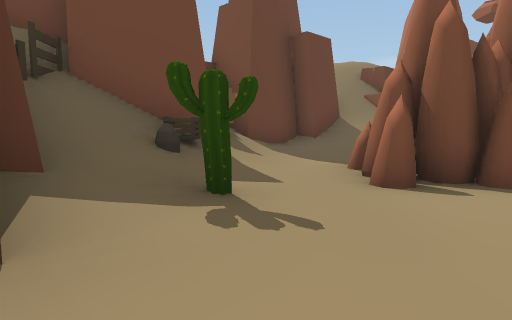
[1] (above)

23 first-person views from a walk through a 3-D level made in the Unity game engine. The camera is 1.2 m above the floor, tilts 6° down and sees 75° across. The floor is counted in squares, 2 m on a side. Each view is taken from the middle of a square. On the plan, view 1 faces up. The plan holds only what a view shows up to about 10 squares ahead; the rest is blank. The place goes on beyond the plan. The player character is not drawn.

[2]
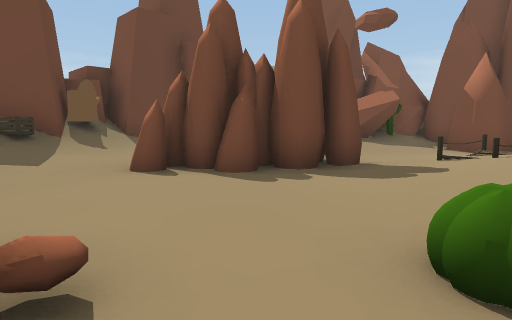

[3]
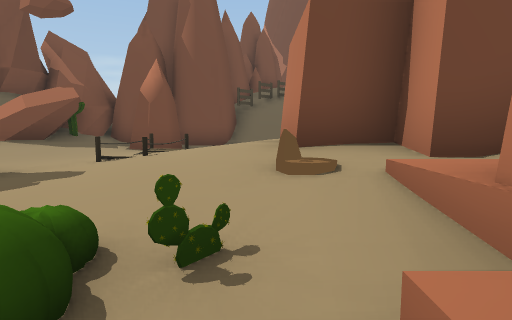

[4]
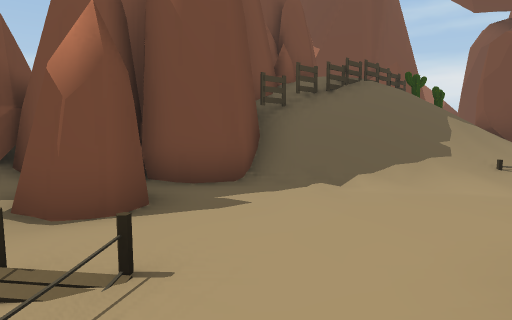

[5]
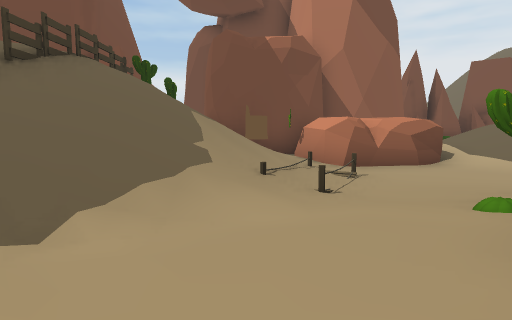

[6]
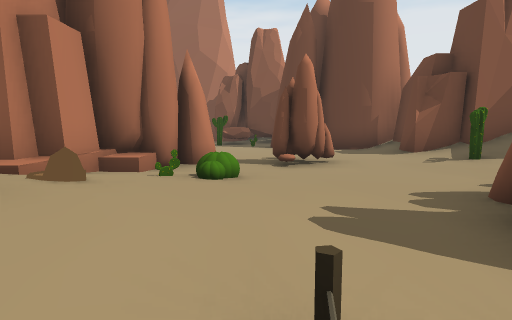

[7]
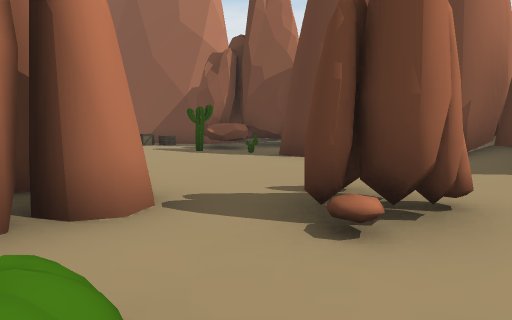

[8]
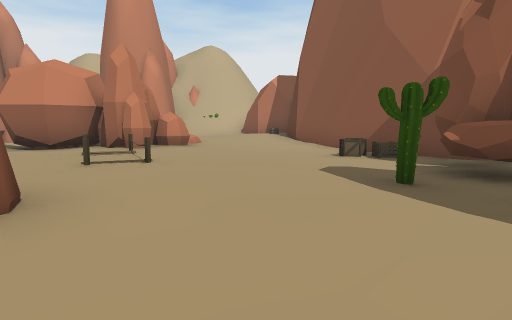

[9]
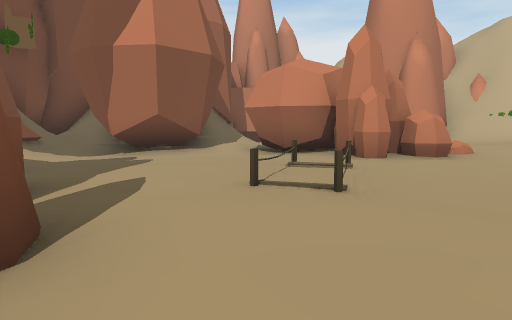

[10]
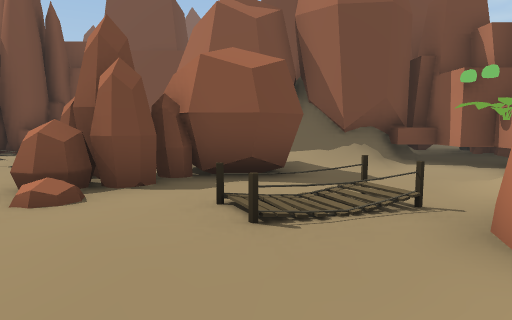

[11]
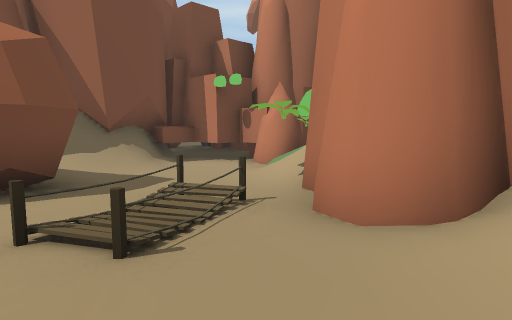

[12]
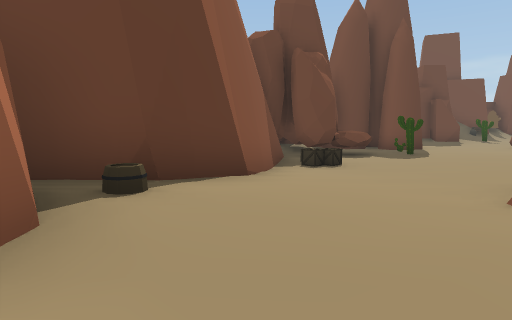

[13]
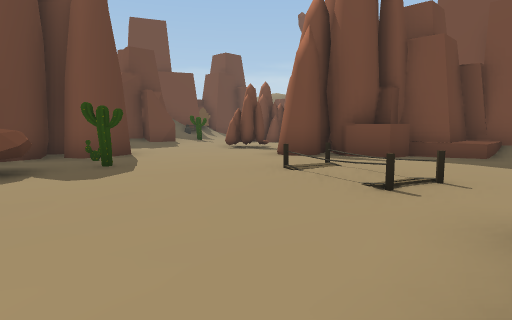

[14]
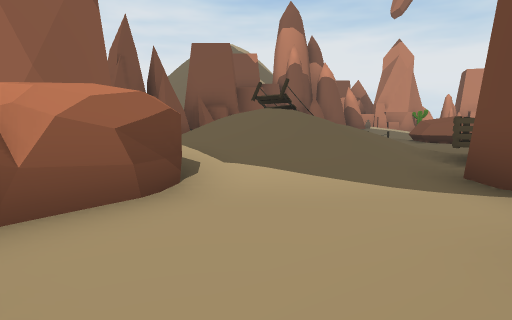

[15]
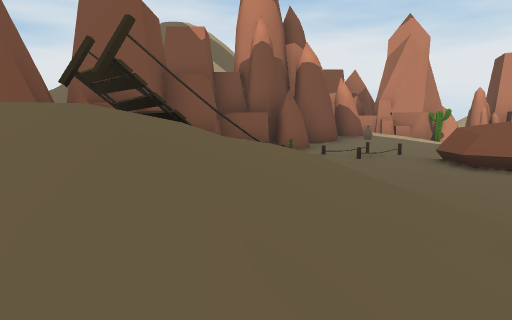

[16]
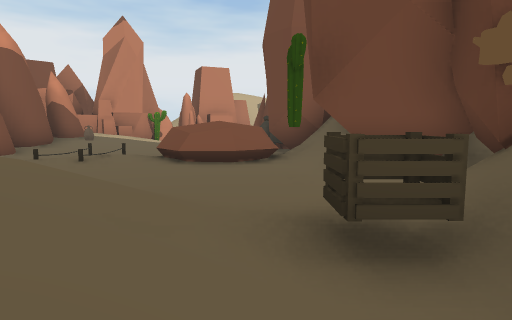

[17]
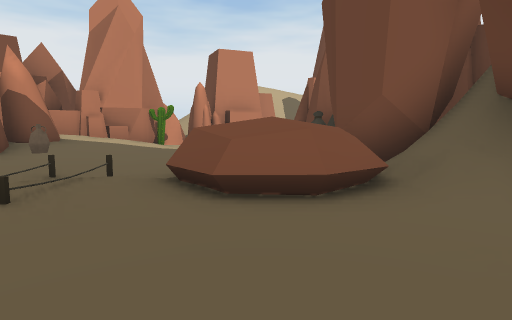

[18]
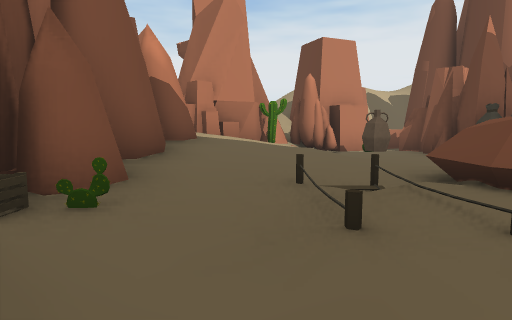

[19]
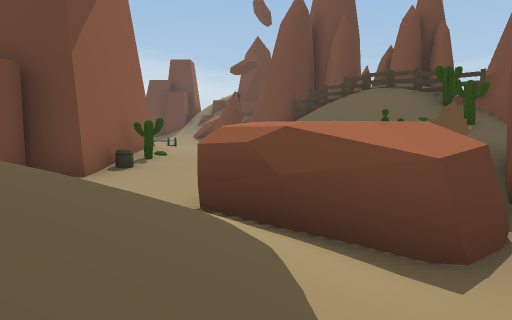

[20]
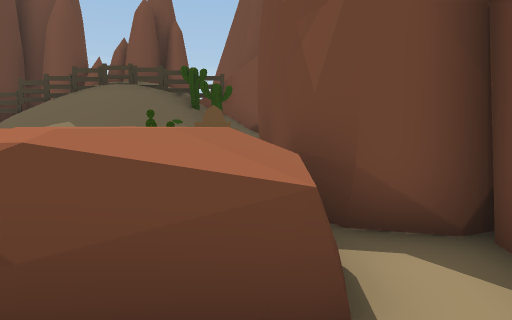

[21]
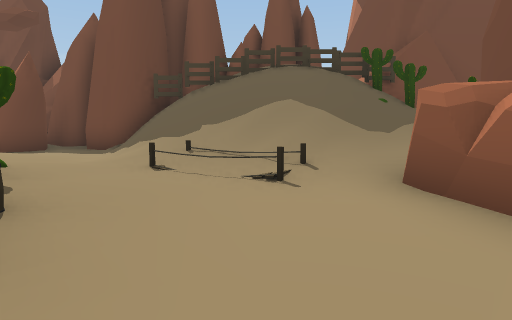

[22]
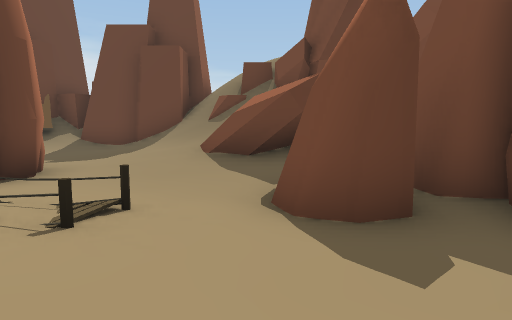

[23]
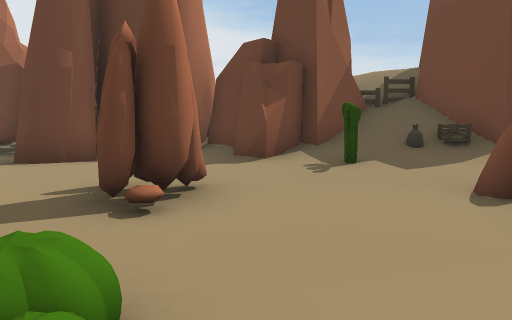

### Floor plan
Key: @ floor where view 1 was taken; # wall or solid block; . main floor; : floor 0.25 m higher than the main floor; + floor 0.5 m higher than the main floor; * floor 0.75 m higher than the main floor; % floor 1 m higher than the main floor; & floor 1.25 m higher than the main floor; $ floor 4.25 m higher than the main floor; / step, stairs or slope; = window, fence, low wall or low ledge; ^ raised ledge; R rock; S stump; B box; F fence; A bag; C cactus; U bush; T bottle; E barrel; O other object.
Columns run from 4 left of view 1 to 23 right of it. Each row starts with its distance up from view 1.
 10      #//R###      RR
  9   #####// =#######RRR###
  8   ###/////#C.#####R$  #
  7   ##/.:::::.####FFFFFF#
  6 ###S/..........//////C#
  5 //#B:.RRR..=....//////#
  4 /F#A:.RRR.//++:.:////S#
  3  ##/:.....:+++++.//#.C##
  2  ##+C....:++###+C...#####
  1  ###.....:S## ##E...###.
  0 ##:.@RR.CC/##  ##...#=..
 -1  ##.....//##    #../////
 -2  ##....RR##     ##//////   R
 -3  ##....RR####    #.///=  RRR
 -4  #.C...R###/##   /B//&=  R#R
 -5 ##.C..:::..:/#  #*::+     #
 -6 ##^#..:=::...//##/:::: .=##
 -7 ###...::::..######/:::+:/##
 -8  #.B...==...#### #///:T:C##
 -9  #.O...:R..:###  #/====:/##
-10  ##....RR###/##  ###=/:++##
-11   ##.::RR## /###  # ..:++##
-12    #+++:::....##  OA..++##
-13    ##++++=....##  RR..++RRR
-14    ##+++:=../.##  R.../CR#
-15     ##++:##U%/O#  RR#RR###

Where each view was taken, in squares from view 1:
view 1: 0 up, 0 right, facing up
view 2: 1 down, 3 right, facing up
view 3: 1 down, 4 right, facing up-right
view 4: 3 up, 7 right, facing up-right
view 5: 4 up, 9 right, facing right
view 6: 4 up, 7 right, facing down-left
view 7: 1 up, 4 right, facing down-left
view 8: 2 down, 1 right, facing down
view 9: 4 down, 1 right, facing down-right
view 10: 15 down, 2 right, facing up-right
view 11: 14 down, 2 right, facing right
view 12: 15 down, 3 right, facing up-left
view 13: 11 down, 2 right, facing up
view 14: 2 up, 13 right, facing down-right
view 15: 2 down, 15 right, facing down-right
view 16: 2 down, 15 right, facing down
view 17: 5 down, 16 right, facing down
view 18: 6 down, 19 right, facing down
view 19: 2 down, 19 right, facing up-left
view 20: 1 down, 18 right, facing up
view 21: 1 down, 14 right, facing up
view 22: 4 up, 10 right, facing up-left
view 23: 1 up, 5 right, facing left
